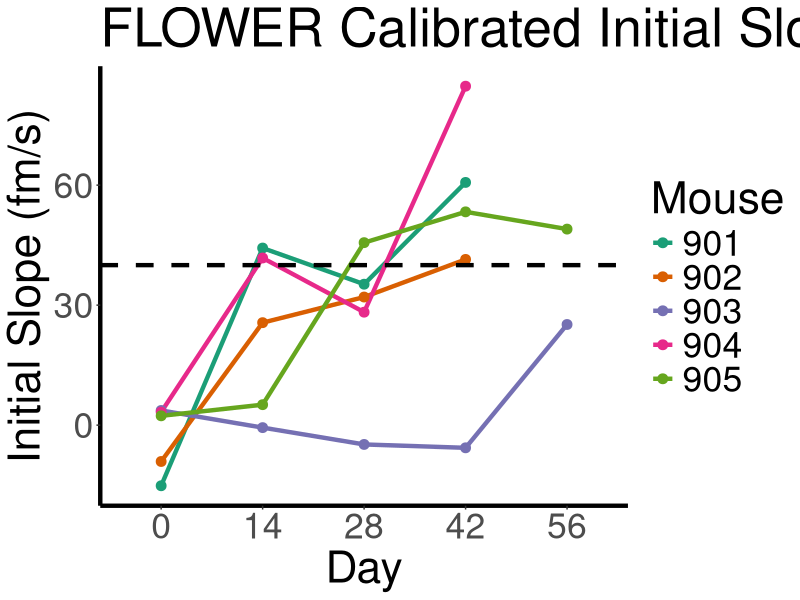
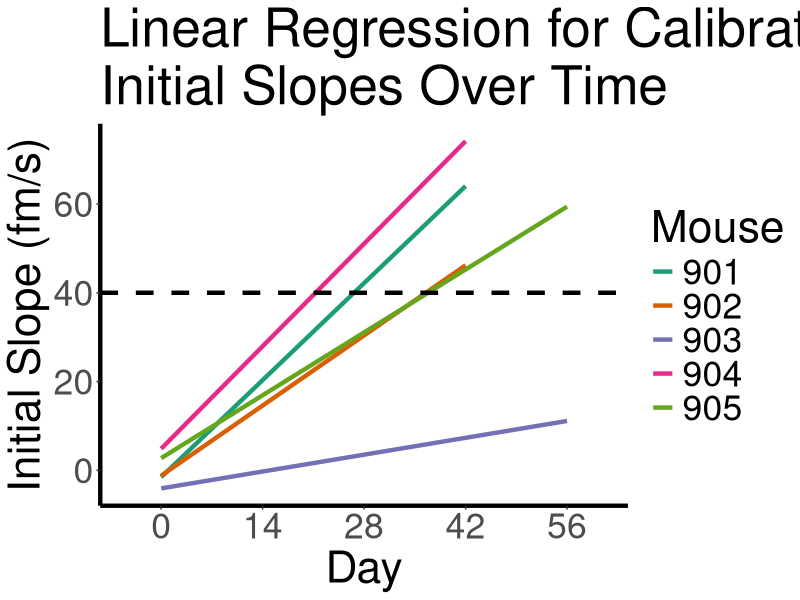

Write R code to recreate these figures, in order.
library(ggplot2)
library(RColorBrewer)

setwd('F:/Backups/F Drive NVME 12-2021 2/melissa/r')

initial_slopes <- read.csv('flower_calibrated_initial_slopes.csv')
colnames(initial_slopes)[1] <- 'mouse'
initial_slopes$mouse <- factor(initial_slopes$mouse)
initial_slopes$day <- factor(initial_slopes$day)

svg('nat_comm_fig4a.svg', width=12, height=12)
ggplot(initial_slopes, aes(x=day, y=initial_slopes, group=mouse, colour=mouse)) +
  geom_line(size=1.5) +
  geom_point(size=3) +
  geom_hline(yintercept=40, linetype='dashed', size=1.5) +
  theme(panel.grid.major=element_blank(),
        panel.grid.minor=element_blank(),
        panel.background=element_blank(),
        axis.line=element_line(colour='black', size=1.5),
        text=element_text(size=32)) +
  labs(title='FLOWER Calibrated Initial Slopes Over Time',
       x='Day',
       y='Initial Slope (fm/s)',
       colour='Mouse') +
  scale_color_manual(values=brewer.pal(5, 'Dark2'))
dev.off()

svg('nat_comm_fig4b.svg', width=12, height=12)
ggplot(initial_slopes, aes(x=day, y=initial_slopes, group=mouse, colour=mouse)) +
  geom_smooth(method='lm', aes(color=mouse), se=FALSE, size=1.5) +
  geom_hline(yintercept=40, linetype='dashed', size=1.5) +
  theme(panel.grid.major=element_blank(),
        panel.grid.minor=element_blank(),
        panel.background=element_blank(),
        axis.line=element_line(colour='black', size=1.5),
        text=element_text(size=32)) +
  labs(title='Linear Regression for Calibrated \nInitial Slopes Over Time',
       x='Day',
       y='Initial Slope (fm/s)',
       colour='Mouse') +
  scale_color_manual(values=brewer.pal(5, 'Dark2'))
dev.off()
